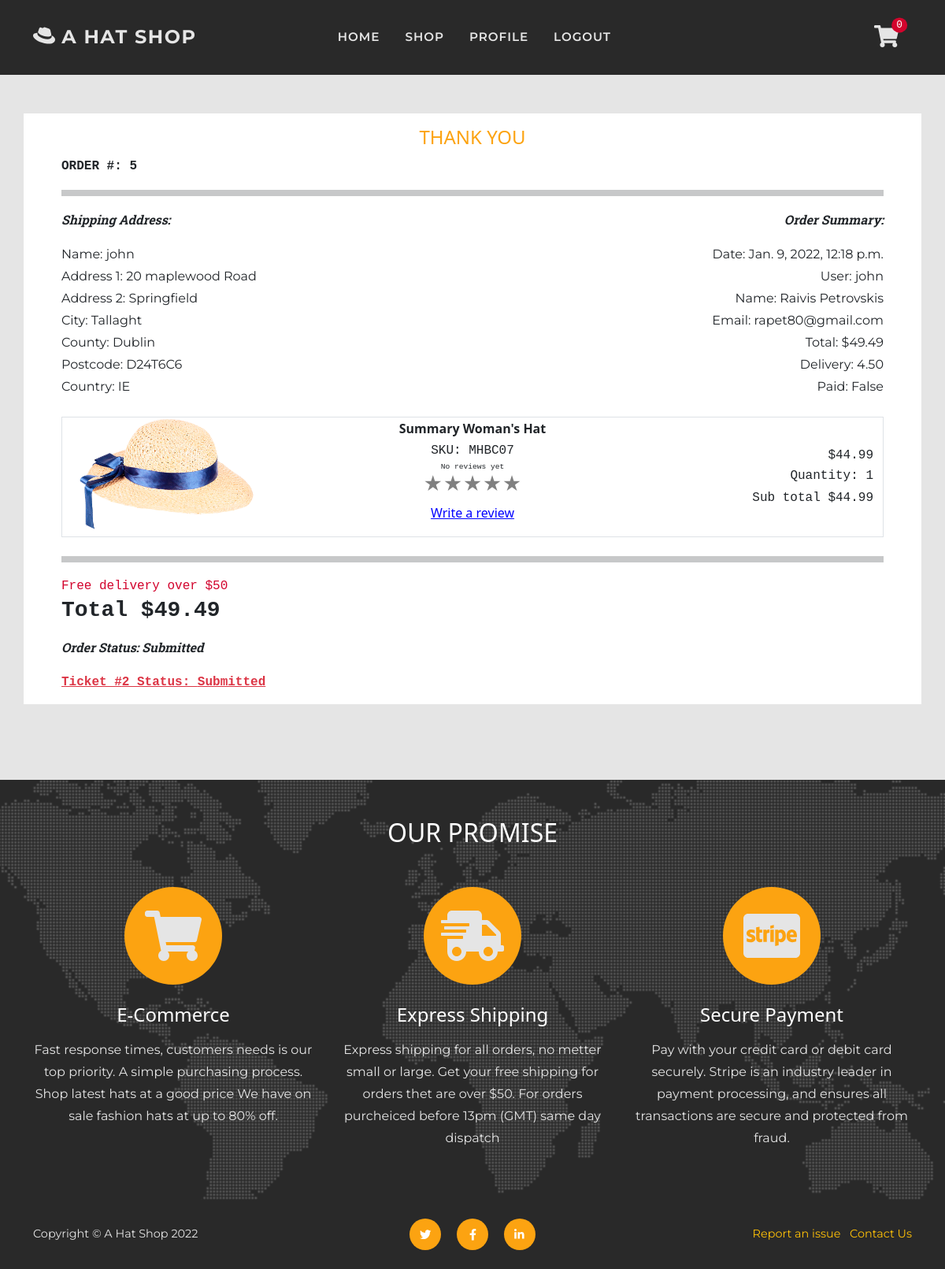
Screenshot of /user/order_history/E89B93C31265466D98E9659C3B345709 (signed in) with the database file from the repository.
### checkout/models.py (models this page shows, shortened)
class Order(models.Model):
    SUBMITTED = 'Submitted'
    PAYMENT = 'Payment received'
    PROCESSED = 'Proccessed'
    SHIPPED = 'Shipped'
    CANCELLED = 'Cancelled'
    COMPLETED = 'Completed'
    ORDER_STATUS = [
        (SUBMITTED, 'Submitted'),
        (PAYMENT, 'Payment received'),
        (PROCESSED, 'Proccessed'),
        (SHIPPED, 'Shipped'),
        (CANCELLED, 'Cancelled'),
        (COMPLETED, 'Completed'),
    ]
    date = models.DateTimeField(auto_now_add=True)
    status = models.CharField(
        max_length=50, default=SUBMITTED, choices=ORDER_STATUS)
    order_number = models.CharField(
        max_length=32, null=False, editable=False)
    total = models.DecimalField(
        max_digits=10, decimal_places=2, default=0)
    delivery = models.DecimalField(
        max_digits=6, decimal_places=2, default=0)
    items = models.TextField(
        null=False, blank=False, default='')
    stripe_pid = models.CharField(
        max_length=254, null=False, blank=False, default='')
    paid = models.BooleanField(default=False)
    user_profile = models.ForeignKey(
        User, on_delete=models.SET_NULL,
        null=True, blank=True, related_name='orders')
    full_name = models.CharField(max_length=50)
    email = models.EmailField(max_length=50)
    shipping_name = models.CharField(max_length=50)
    address_line_1 = models.CharField(max_length=100)
    address_line_2 = models.CharField(max_length=100, blank=True)
    city = models.CharField(max_length=60)
    county = models.CharField(max_length=60, blank=True)
    postcode = models.CharField(max_length=30, blank=True)
    country = CountryField(blank_label='Country')

class OrderLine(models.Model):
    product = models.ForeignKey(Product, on_delete=models.CASCADE)
    quantity = models.IntegerField(default=1)
    order = models.ForeignKey(Order, on_delete=models.CASCADE,
                              related_name='lineitems')
    product_total = models.DecimalField(
        max_digits=6, decimal_places=2, editable=False, default=0)

### shop/models.py (models this page shows, shortened)
class Product(models.Model):
    sku = models.CharField(max_length=60)
    category = models.ForeignKey(
        'Category', null=True, blank=True,
        on_delete=models.SET_NULL)
    style = models.CharField(max_length=60)
    color = models.CharField(max_length=60)
    name = models.CharField(max_length=60)
    description = models.TextField(max_length=250)
    price = models.DecimalField(
        max_digits=6, decimal_places=2)
    image = models.ImageField(null=True, blank=True)
    sale = models.BooleanField(default=False)
    sale_price = models.DecimalField(
        max_digits=6, decimal_places=2,
        null=True, blank=True)
    item_count = models.IntegerField(
        blank=False, null=False, default=0)
    rating = models.DecimalField(
        max_digits=6, decimal_places=2,
        null=True, blank=True)
    rating_counter = models.PositiveSmallIntegerField(default=0)

### support/models.py (models this page shows, shortened)
class CustomerSuport(models.Model):
    SUBMITTED = 'Submitted'
    REVIEW = 'In Review'
    RESOLVED = 'Resolved'
    SELECT = 'Select'
    ORDER = 'Order'
    PRODUCT = 'Product'
    ACCOUNT = 'Account'
    ISSUE_CHOICES = [
        (SELECT, 'Select'),
        (ORDER, 'Order'),
        (PRODUCT, 'Product'),
        (ACCOUNT, 'Account'),
    ]
    STATUS_CHOICES = [
        (SUBMITTED, 'Submitted'),
        (REVIEW, 'In Review'),
        (RESOLVED, 'Resolved'),
    ]
    status = models.CharField(
        max_length=60, default=SUBMITTED,
        choices=STATUS_CHOICES)
    user_profile = models.ForeignKey(
        User, on_delete=models.CASCADE,
        related_name='user_support')
    issue = models.CharField(
        max_length=60, default=SELECT,
        choices=ISSUE_CHOICES)
    message = models.TextField(max_length=500)
    order_line = models.ForeignKey(
        OrderLine, on_delete=models.CASCADE,
        related_name='orderline_support', null=True)
    order = models.ForeignKey(
        Order, on_delete=models.CASCADE,
        related_name='order_support', null=True)
    date = models.DateTimeField(auto_now_add=True)

### customers/views.py (the view, shortened to what this page needs)
# urls.py: path('order_history/<order_number>',
@login_required
def order_history(request, order_number):
    order = get_object_or_404(Order, order_number=order_number)
    profile = request.user
    if not profile.is_superuser:
        if not order.user_profile == profile:
            messages.error(request,  'Only order owner can view this page')
            return redirect(reverse('home'))
    admin = False
    status_form = None
    issues = CustomerSuport.objects.all()
    try:
        issue = issues.get(order=order)
    except CustomerSuport.DoesNotExist:
        issue = None
    order_reviews = profile.user_review.filter(
        order__order_number=order_number)
    order_list = list()
    for i in order_reviews:
        order_list.append(i.product.id)
    template = 'checkout/checkout-success.html'
    context = {
        'status_form': status_form,
        'issue': issue,
        'order_list': order_list,
        'order': order,
        'from_profile': True,
        'admin': admin,
    }
    return render(request, template, context)

### cart/contexts.py (called while the page is built, shortened)
def cart_contents(request):
    cart_items = []
    total = 0
    before = 0
    item_count = 0
    availability = 0
    cart = request.session.get('cart', {})
    if total < 50:
        delivery = total * Decimal(10 / 100)
        free_deivery = 50 * total
    else:
        delivery = 0
        free_deivery = 0
    delivery = round(delivery, 2)
    grand_total = delivery + total
    grand_total = round(grand_total, 2)
    context = {
        'cart_items': cart_items,
        'total': total,
        'before': before,
        'item_count': item_count,
        'delivery': delivery,
        'free_deivery': free_deivery,
        'deivery_treshold': 10,
        'grand_total': grand_total,
    }
    return context

### reviews/contexts.py (called while the page is built)
def review_context(request):
    review_items = ProductReview.objects.all()
    context = {
        'review_items': review_items,
    }
    return context

### support/contexts.py (called while the page is built, shortened)
def message_context(request):
    unread_messages_count = 0
    user_messages = None
    all_messages = Message.objects.all()
    if request.user.is_authenticated:
        profile = request.user
        user_messages = []
        if not request.user.is_superuser:
            if all_messages:
                issues = profile.user_support.all().exclude(status='Resolved')
        else:
            issues = CustomerSuport.objects.all()
        filtered_mesages = all_messages.exclude(
            user=profile).exclude(unread=False)
    context = {
        'unread_messages_count': unread_messages_count,
        'user_messages': user_messages,
    }
    return context

### checkout/templates/checkout/checkout-success.html (shortened to what this page needs)
{% extends 'base.html' %}
{% load static %}
{% block page_header %}
<header class="py-5">
</header>
{% endblock %}
{% block content %}
<section class="page-section">
    <div class="container bg-white px-3 pt-3 px-lg-5">
        <div class="col-12 text-uppercase text-center h4 text-warning">Thank You</div>
        <div class="row m-0 p-0">
            <p class="px-0 fw-bolder text-uppercase font-monospace">Order #: {{ order.id }}</p>
            <hr class="p-1">
            <div class="px-0 col-md-6">
                <p class="text-italic fw-bolder">Shipping Address:</p>
                <p class="mb-0 font-text">Name: {{ order.shipping_name }}</p>
                <p class="mb-0 font-text">Address 1: {{ order.address_line_1 }}</p>
                {% if order.address_line_2 %}
                <p class="mb-0 font-text">Address 2: {{ order.address_line_2 }}</p>
                {% endif %}
                <p class="mb-0 font-text">City: {{ order.city }}</p>
                {% if order.county %}
                <p class="mb-0 font-text">County: {{ order.county }}</p>
                {% endif %}
                {% if order.postcode %}
                <p class="mb-0 font-text">Postcode: {{ order.postcode }}</p>
                {% endif %}
                <p class="mb-0 font-text">Country: {{ order.country }}</p>
            </div>
            <div class="col-md-6 text-md-end px-0">
                <p class="text-italic fw-bolder">Order Summary:</p>
                <p class="mb-0 font-text">Date: {{ order.date }}</p>
                <p class="mb-0 font-text">User: {{ order.user_profile }}</p>
                <p class="mb-0 font-text">Name: {{ order.full_name }}</p>
                <p class="mb-0 font-text">Email: {{ order.email }}</p>
                <p class="mb-0 font-text">Total: ${{ order.total }}</p>
                <p class="mb-0 font-text">Delivery: {{ order.delivery }}</p>
                <p class="mb-0 font-text">Paid: {{ order.paid }}</p>
            </div>
        </div>
        {% include 'includes/order-line-items.html' %}
        <hr class="p-1 mt-4">
        <div class="cart-conteiner bg-white align-items-center pb-3">
            <div class="col-12 fw-bolder font-monospace">
                <p>
                    {% if delivery != 0 %}
                    <span class="font-monospace h6">Delivery: {{ delivery }}</span> <br>
                    {% else %}
                    <span class="text-danger m-0 h6 font-monospace">Free delivery over $50</span> <br>
                    {% endif %}
                    <span class="h3 fw-bold font-monospace">Total ${{ order.total }} </span>
                </p>
            </div>
            <div class="col-12">
                <div>
                    <p class="text-italic fw-bolder">Order Status: {{ order.status }}</p>
                </div>
            </div>
            <div class="col-12">
                {% if from_profile %}
                <div>
                    {% if issue %}
                    {% if issue.status == 'Resolved' %}
                    <a href="{% url 'messages_view' issue.id %}" class="m-0 link-success fw-bolder font-monospace"> Ticket #{{ issue.id }} Status: {{ issue.status }}</a>
                    {% else %}
                    <a href="{% url 'messages_view' issue.id %}" class="m-0 link-danger fw-bolder font-monospace"> Ticket #{{ issue.id }} Status: {{ issue.status }}</a>
                    {% endif %}
                    {% else %}
                    <a href="{% url 'submit' order.order_number %}">Report an issue</a>
                    {% endif %}
                </div>
                {% endif %}
            </div>
        </div>
    </div>
    {% include 'includes/forms/order-status-form.html' %}
</section>
{% endblock %}

### checkout/templates/includes/order-line-items.html (shortened to what this page needs)
{% load thumbnail %}
{% for item in order.lineitems.all %}
<div class="cart-conteiner border mx-0 px-0 bg-white row align-items-center mt-2 mt-sm-4">
    <div class="col-6 col-sm-3 order-2 order-sm-1 position-relative">
        {% thumbnail item.product.image "150" as im %}
        <a class="" href="{% url 'shop_item' item.product.id %}">
            <div class="h-100 d-flex align-items-center ">
                <img class="card-img-top" src="{{ im.url }}" alt="{{ item.product.name }}" />
            </div>
        </a>
        {% endthumbnail %}
    </div>
    <div class="col-12 col-sm-6 order-1 order-sm-2 product text-center">
        <p class="text-capitalize mb-0 fw-bolder">{{ item.product.name }}</p>
        <p class="text-capitalize mb-0 font-monospace">SKU: {{ item.product.sku }}</p>
        <div class="star_container d-flex flex-column align-items-center">
            {% if item.product.rating %}
            <a href="{% url 'all_reviews' item.product.id %}">
                <div class="stars h4 text-warning"
                    style="background-image: linear-gradient(to right, orange, orange {% widthratio item.product.rating 5 100 %}%, gray {% widthratio item.product.rating 5 100 %}%, gray 100%)">
                    ★★★★★
                </div>
            </a>
            {% else %}
            <span class="time font-monospace">No reviews yet</span>
            <div class="stars h4 text-warning" style="background-image: linear-gradient(to right, gray, gray)">
                ★★★★★
            </div>
            {% endif %}
        </div>
        {% if order.user_profile and from_profile and not order.status == 'Cancelled' %}
        {% if not item.product.id in order_list %}
        <p><a href="{% url 'review_view' item.product.id  %}?order_id={{ order.order_number }}">Write a
                review</a></p>
        {% else %}
        <p><a href="{% url 'review_view' item.product.id  %}?order_id={{ order.order_number }}">View Your
                review</a></p>
        {% endif %}
        {% endif %}
    </div>
    <div class="col-3 col-6 col-sm-3 order-2 order-sm-3">
        <div class="text-end">
            {% if item.product.sale %}
            <span
                class="text-decoration-line-through text-danger  font-monospace">${{ item.product.price }}</span>
            <span class="text-danger  font-monospace">${{ item.product.sale_price }} </span>
            {% else %}
            <span class="font-monospace">${{ item.product.price }}</span>
            {% endif %}
            <p class="mb-0 font-monospace">Quantity: {{ item.quantity }}</p>
            <p class="mb-0 font-monospace">Sub total ${{ item.product_total }} </p>
        </div>
    </div>
</div>
{% endfor %}

### static/css/base.css (style rules this page uses)
:root { --bs-warning: #fca311; --bs-white: #ffffff; --bs-gray: #292929; --bs-light: #e5e5e5; --bs-dark: #000000; --bs-danger: #d2042d; --bs-success: #6a994e; --bs-primary: #292929; --bs-secondary: #e5e5e5; --bs-primary-rgb: 41, 41, 41; --bs-secondary-rgb: 229, 229, 229; --bs-warning-rgb: 252, 163, 17; --bs-success-rgb: 106, 153, 78; --bs-danger-rgb: 210, 4, 45; --bs-white-rgb: 255, 255, 255; --bs-light-rgb: 229, 229, 229; --bs-dark-rgb: 0, 0, 0; }
.font-text { font-family: "Montserrat", -apple-system, BlinkMacSystemFont, "Segoe UI", Roboto, "Helvetica Neue", Arial, sans-serif, "Apple Color Emoji", "Segoe UI Emoji", "Segoe UI Symbol", "Noto Color Emoji"; }
.text-italic { font-weight: 400; font-style: italic; font-family: "Roboto Slab", -apple-system, BlinkMacSystemFont, "Segoe UI", Roboto, "Helvetica Neue", Arial, sans-serif, "Apple Color Emoji", "Segoe UI Emoji", "Segoe UI Symbol", "Noto Color Emoji"; }
html { scroll-padding-top: 4.5rem; scroll-behavior: smooth; }
body { position: relative; overflow-x: hidden; background-color: #e5e5e5; }
p { line-height: 1.75; }
a { color: blue; }
section, .page-section { padding: 3rem 0; min-height: 50vh; }
@media (min-width: 768px) { section { padding: 6rem 0; } }
.time { font-size: .6rem; }

### reviews/static/css/reviews.css (style rules this page uses)
.stars { background-clip: text; -webkit-background-clip: text; -webkit-text-fill-color: transparent; color: transparent; width: fit-content; }

### rows the page displays
Order: id "5", shipping_name "john", address_line_1 "20 maplewood Road", address_line_2 "Springfield", city "Tallaght", county "Dublin", postcode "D24T6C6", country "IE", date "Jan. 9, 2022, 12:18 p.m.", user_profile "john", full_name "Raivis Petrovskis", email "rapet80@gmail.com", total "49.49", delivery "4.50", paid "False", status "Submitted"
OrderLine: product.name "Summary Woman's Hat", product.sku "MHBC07", shows "No reviews yet", product.price "44.99", quantity "1", product_total "44.99"
CustomerSuport: id "2", status "Submitted"

### other values shown
{{ item_count }} "0"
